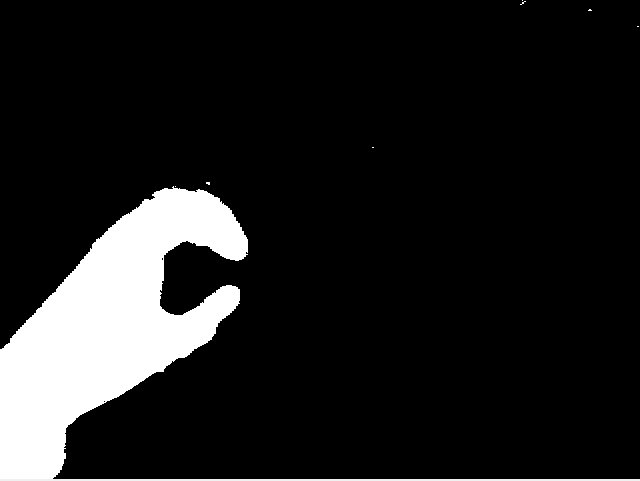
#> input picture y.png, 640 x 481 px
$ python na.py
#> lines starting #> are read from the running program, lines starting #| are printed output that depends on the picture; after the words box and inside, x2 and y2 are one past the last pixel; in counts of white or black regions, pixels touching at a corner belong together
import cv2
import numpy as np

img_rgb = cv2.imread('y.png')
#> img_rgb is the input picture: shape (481, 640, 3); min 0, max 255, mean 29.7
img_gray = cv2.cvtColor(img_rgb, cv2.COLOR_BGR2GRAY)

template = cv2.imread('y.png',0)
w, h = template.shape[::-1]
#> w = 640; h = 481

res = cv2.matchTemplate(img_gray,template,cv2.TM_CCOEFF_NORMED)
#> res = [1]
threshold = 0.8
loc = np.where( res >= threshold)
#> loc = ([0], [0])


for pt in zip(*loc[::-1]):
    cv2.rectangle(img_rgb, pt, (pt[0] + w, pt[1] + h), (0,255,255), 2)
#> this loop made 1 pass
#> pt on pass 1: (0, 0)
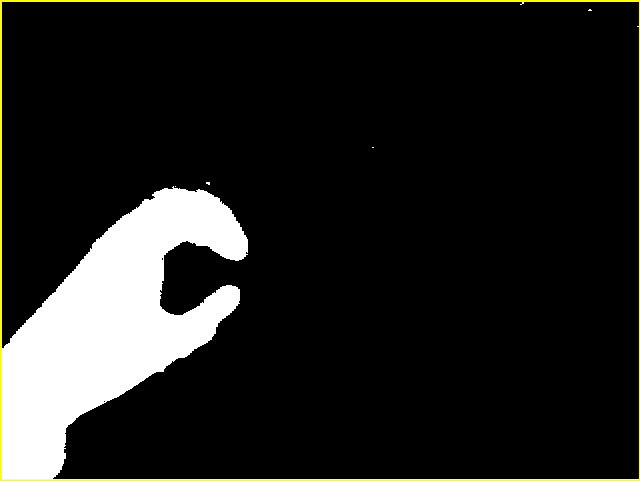
#> img_rgb: shape (481, 640, 3); 1.09% of pixels changed, all inside (x1, y1, x2, y2) = (0, 0, 640, 481)

cv2.imshow('Detected',img_rgb)
cv2.waitKey()

$ run again, with p.png copied over y.png
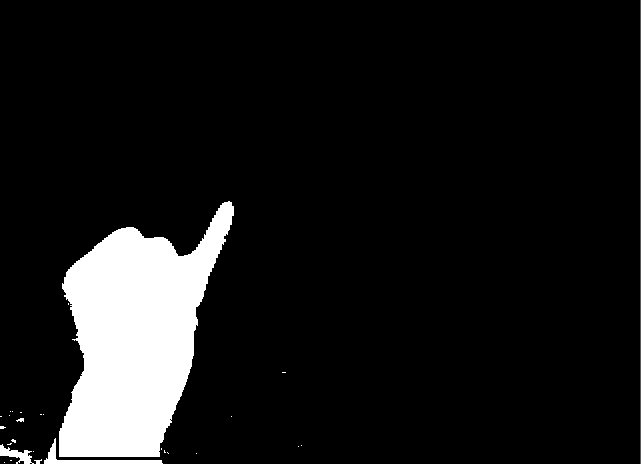
#> input picture p.png, 641 x 464 px
#> img_rgb is the input picture: shape (464, 641, 3); mean B, G, R 23.8, 23.8, 23.8
#> res = [1]
#> loc = ([0], [0])
#> the loop `for pt in zip(*loc[::-1]):` made 1 pass
#> pt on pass 1: (0, 0)
#> after the loop `for pt in zip(*loc[::-1]):`:
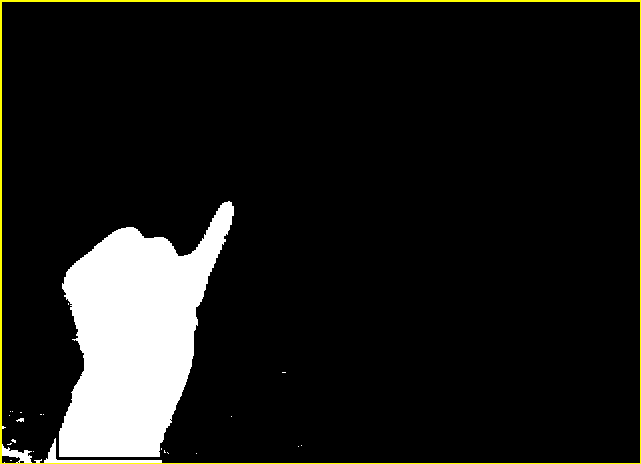
#> img_rgb: shape (464, 641, 3); 1.11% of pixels changed, all inside (x1, y1, x2, y2) = (0, 0, 641, 464)
